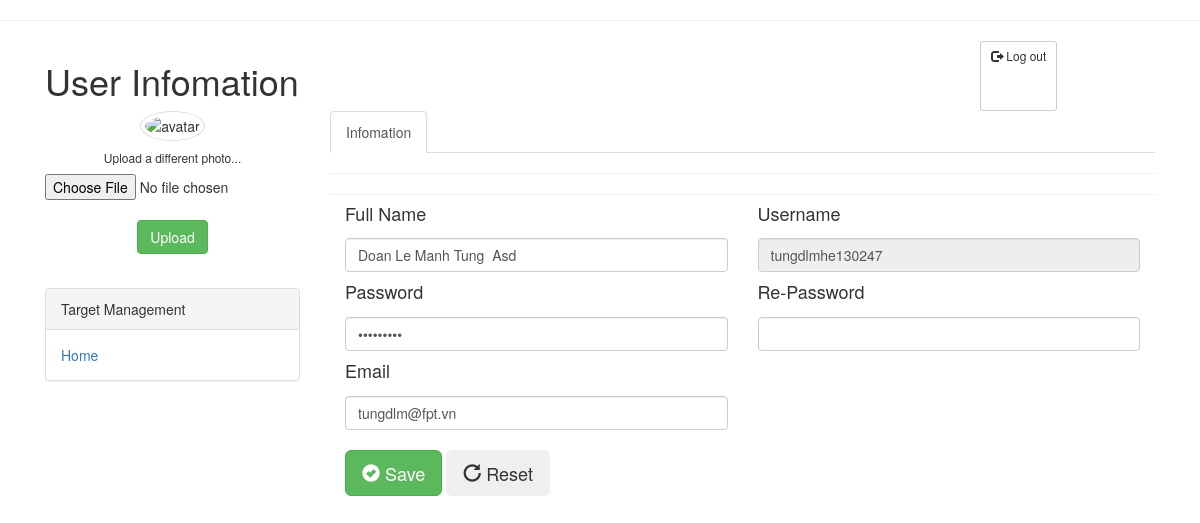
Screenshot of /useredit.php (signed in) with the database file from the repository.
### tables this page shows
CREATE TABLE `users` (
  `UserID` int(10) NOT NULL,
  `FullName` varchar(50) NOT NULL,
  `Username` varchar(25) NOT NULL,
  `Password` varchar(25) NOT NULL,
  `Email` varchar(50) NOT NULL
);

### useredit.php (the view, shortened to what this page needs)
<?php
include("session.php");
$result = mysqli_query($db, "SELECT * FROM users WHERE Username= '" . $_SESSION['login_user'] . "'");
while($res = mysqli_fetch_array($result))
{
$fullname = $res['FullName'];
$username = $res['Username'];
$password = $res['Password'];
$email = $res['Email'];
}
?>
<link href="//maxcdn.bootstrapcdn.com/bootstrap/4.0.0/css/bootstrap.min.css" rel="stylesheet" id="bootstrap-css">
<link rel="stylesheet" href="https://maxcdn.bootstrapcdn.com/bootstrap/3.3.7/css/bootstrap.min.css">
<head>
</head>
<hr>
<div class="container bootstrap snippet">
    <div class="row">
        <div class="col-sm-10"><h1>User Infomation</h1></div>
	  <a href = "logout.php"
	   <button type="button"  class="btn btn-default btn-sm">
          <span class="glyphicon glyphicon-log-out"></span> Log out
		</a>
    </div>
    <div class="row">
        <div class="col-sm-3">
            <div class="text-center">
                <img src="http://ssl.gstatic.com/accounts/ui/avatar_2x.png" class="avatar img-circle img-thumbnail" alt="avatar">
                <h6>Upload a different photo...</h6>
			<form action="" method="post" enctype="multipart/form-data">
				<input type="file" class="text-center center-block file-upload" name="upload">
				<br>
				<input type="submit" class="btn btn-success" value="Upload" name="submit">
			</form>
            </div></hr><br>
            <div class="panel panel-default">
                <div class="panel-heading">Target Management <i class="fa fa-link fa-1x"></i></div>
                <div class="panel-body"><a href="index.php">Home</a></div>
            </div>
        </div>
        <div class="col-sm-9">
            <ul class="nav nav-tabs">
                <li class="active"><a data-toggle="tab" >Infomation</a></li>
            </ul>
            <div class="tab-content">
                <div class="tab-pane active" id="home">
                    <hr>
                    <form class="form" action="useredit.php" method="post">
                        <div class="form-group">
                            <div class="col-xs-6">
                                <label for="fullname"><h4>Full Name</h4></label>
                                <input type="text" class="form-control" name="fullname"  value="<?php echo $fullname;?> ">
                            </div>
                        </div>
                        <div class="form-group">
                            <div class="col-xs-6">
                                <label for="username"><h4>Username</h4></label>
                                <input type="text" class="form-control" name="username" value="<?php echo $username;?>" disabled>
                            </div>
                        </div>
                        <div class="form-group">
                            <div class="col-xs-6">
                                <label for="password"><h4>Password</h4></label>
                                <input type="password" class="form-control" name="password" value="<?php echo $password;?>" >
                            </div>
                        </div>
  			<div class="form-group">
                            <div class="col-xs-6">
                                <label for="repassword"><h4>Re-Password</h4></label>
                                <input type="password" class="form-control" name="repassword" >
                            </div>
                        </div>
                        <div class="form-group">
                            <div class="col-xs-6">
                                <label for="email"><h4>Email</h4></label>
                                <input type="email" class="form-control" name="email" value="<?php echo $email;?>" >
                            </div>
                        </div>
                        <div class="form-group">
                            <div class="col-xs-12">
                                <br>
                                <button class="btn btn-lg btn-success" type="submit" name="edit"><i class="glyphicon glyphicon-ok-sign"></i> Save</button>
				<button class="btn btn-lg" type="submit" name="reset"><i class="glyphicon glyphicon-repeat"></i> Reset</button>
                            </div>
                        </div>
                    </form>
                    <hr>
                </div>
            </div>
        </div>
    </div>
</div>

### rows the page displays
users: fullname "Doan Le Manh Tung Asd", username "tungdlmhe130247", email "tungdlm@fpt.vn"
